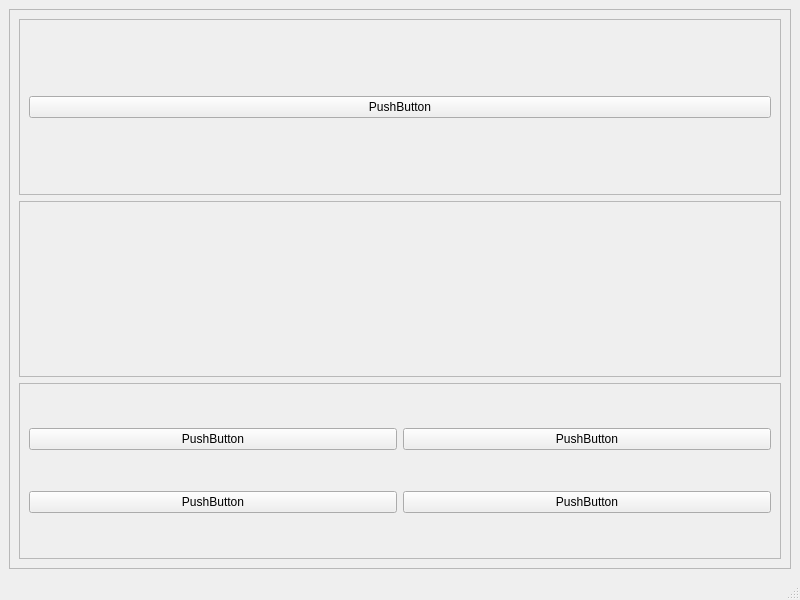
<?xml version="1.0" encoding="UTF-8"?>
<ui version="4.0">
 <class>GameWindow</class>
 <widget class="QMainWindow" name="GameWindow">
  <property name="geometry">
   <rect>
    <x>0</x>
    <y>0</y>
    <width>800</width>
    <height>600</height>
   </rect>
  </property>
  <property name="windowTitle">
   <string>MainWindow</string>
  </property>
  <widget class="QWidget" name="centralwidget">
   <layout class="QVBoxLayout" name="verticalLayout">
    <item>
     <widget class="QFrame" name="frame">
      <property name="frameShape">
       <enum>QFrame::StyledPanel</enum>
      </property>
      <property name="frameShadow">
       <enum>QFrame::Raised</enum>
      </property>
      <layout class="QVBoxLayout" name="verticalLayout_2">
       <item>
        <widget class="QFrame" name="frame_2">
         <property name="frameShape">
          <enum>QFrame::StyledPanel</enum>
         </property>
         <property name="frameShadow">
          <enum>QFrame::Raised</enum>
         </property>
         <layout class="QHBoxLayout" name="horizontalLayout">
          <item>
           <widget class="QPushButton" name="pushButton">
            <property name="text">
             <string>PushButton</string>
            </property>
           </widget>
          </item>
         </layout>
        </widget>
       </item>
       <item>
        <widget class="QFrame" name="frame_3">
         <property name="frameShape">
          <enum>QFrame::StyledPanel</enum>
         </property>
         <property name="frameShadow">
          <enum>QFrame::Raised</enum>
         </property>
        </widget>
       </item>
       <item>
        <widget class="QFrame" name="frame_4">
         <property name="frameShape">
          <enum>QFrame::StyledPanel</enum>
         </property>
         <property name="frameShadow">
          <enum>QFrame::Raised</enum>
         </property>
         <layout class="QGridLayout" name="gridLayout">
          <item row="0" column="0">
           <widget class="QPushButton" name="pushButton_1">
            <property name="text">
             <string>PushButton</string>
            </property>
           </widget>
          </item>
          <item row="0" column="1">
           <widget class="QPushButton" name="pushButton_2">
            <property name="text">
             <string>PushButton</string>
            </property>
           </widget>
          </item>
          <item row="1" column="0">
           <widget class="QPushButton" name="pushButton_3">
            <property name="text">
             <string>PushButton</string>
            </property>
           </widget>
          </item>
          <item row="1" column="1">
           <widget class="QPushButton" name="pushButton_4">
            <property name="text">
             <string>PushButton</string>
            </property>
           </widget>
          </item>
         </layout>
        </widget>
       </item>
      </layout>
     </widget>
    </item>
   </layout>
  </widget>
  <widget class="QMenuBar" name="menubar">
   <property name="geometry">
    <rect>
     <x>0</x>
     <y>0</y>
     <width>800</width>
     <height>26</height>
    </rect>
   </property>
  </widget>
  <widget class="QStatusBar" name="statusbar"/>
 </widget>
 <resources/>
 <connections/>
</ui>
